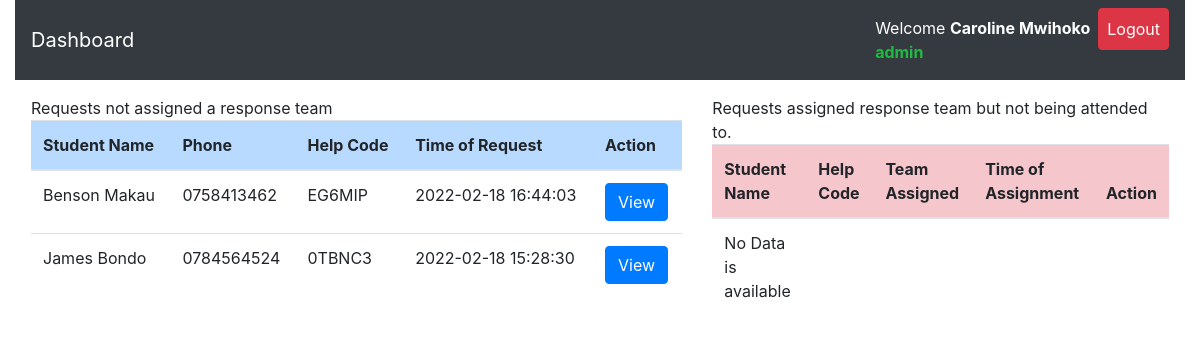
The app's page /admin/inqueue.php (signed in), older data.
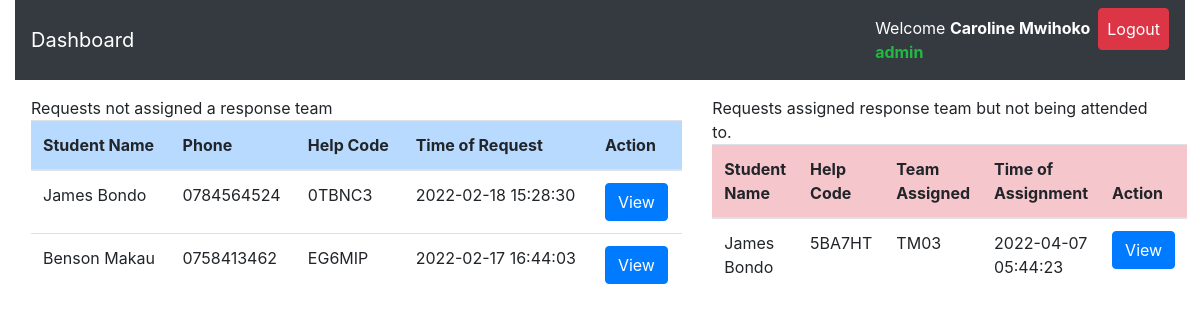
The same page, newer data.
### tables this page shows
CREATE TABLE `request_status` (
  `id` int(11) NOT NULL,
  `helpID` varchar(50) NOT NULL,
  `ip_address` varchar(100) NOT NULL,
  `request_latitude` varchar(50) NOT NULL,
  `request_longitude` varchar(50) NOT NULL,
  `status` varchar(50) DEFAULT 'Pending',
  `admNo` varchar(255) NOT NULL,
  `timestamp` datetime NOT NULL DEFAULT CURRENT_TIMESTAMP
);

CREATE TABLE `student_details` (
  `regNum` varchar(255) NOT NULL,
  `firstname` varchar(255) NOT NULL,
  `lastname` varchar(255) NOT NULL,
  `emailaddress` varchar(255) NOT NULL,
  `phonenumber` varchar(15) NOT NULL,
  `password` varchar(255) NOT NULL,
  `date` datetime NOT NULL DEFAULT CURRENT_TIMESTAMP
);

CREATE TABLE `rescue_team_tasks` (
  `id` int(10) NOT NULL,
  `task_help_code` varchar(50) NOT NULL,
  `rescue_team_id` varchar(50) NOT NULL,
  `assigning_admin_id` varchar(50) NOT NULL,
  `team_status` varchar(255) NOT NULL DEFAULT 'Unassigned',
  `assignment_time` datetime NOT NULL DEFAULT CURRENT_TIMESTAMP
);

### admin/inqueue.php (the view, shortened to what this page needs)
<?php
include 'server.php';
?>
<!DOCTYPE html>
<html lang="en">
<?php
include 'header.php';
?>
  <body>
    <div class="container-fluid" id="mynav">
  <nav class="navbar navbar-expand-lg navbar-dark bg-dark">
  <a class="navbar-brand" href="#">Dashboard</a>
  <div class="collapse navbar-collapse" id="navbarSupportedContent">
    <ul class="navbar-nav ml-auto">
      <?php
     if($_SESSION['admin_id']){ ?>
      <li class="nav-item active">
      <a class="nav-link" href="javascript:void(0)">
      <?php echo "Welcome ". "<strong style='color:white;'>".$_SESSION['admin_firstname']." ".$_SESSION['admin_lastname']."</strong>  <br>"."<strong style='color:#21B941;'> ".$_SESSION['admin_rank']."</strong>";  ?> </a>
      </li>
      <li class="nav-item active">
        <a class="nav-link btn btn-danger" href="logout.php">Logout </a>
      </li>
         <?php
  }
 ?>
    </ul>
  </div>
</nav>
</div>
  <div class="row m-3">
    <div class="col-md-7">
<div class="table-responsive-lg">
    <table class="table">
        <thead>
            <tr >
              <th scope="col" class="table-primary">Student Name</th>
              <th scope="col" class="table-primary">Phone</th>
              <th scope="col" class="table-primary">Help Code</th>
              <th scope="col" class="table-primary">Time of Request</th>
              <th scope="col" class="table-primary">Action</th>
            </tr>
          </thead>
          <tbody>
    <?php
    if($_SESSION['admin_id']){
        $data_fetch_query = "SELECT request_status.id, request_status.helpID,request_status.status,
        request_status.admNo,request_status.timestamp,student_details.regNum,student_details.regNum,
        student_details.firstname,student_details.lastname,student_details.phonenumber
        FROM request_status
        INNER JOIN student_details ON request_status.admNo = student_details.regNum  WHERE request_status.status ='Pending' order by request_status.timestamp DESC;";
        $data_result = mysqli_query($db, $data_fetch_query);
        if ($data_result->num_rows > 0){
            while($row = $data_result->fetch_assoc()) {
            $help_code=$row["helpID"];
        echo "<tr> <td>" .$row["firstname"]. " ".$row["lastname"]. "</td>";
        echo "<td>" .$row["phonenumber"]."</td>";
        echo "<td>" .$row["helpID"]."</td>";
        echo "<td>" .$row["timestamp"]."</td>";
        echo "<td>
        <form method ='POST' action='server.php'>
        <input  type='text' hidden name='help_code' value='$help_code'>
        <input type='submit' value='View' name='view-btn' class='btn btn-primary'>
        </form>
        </td> </tr>";
        }
        }else{
        echo "<td>"."No Requests Found"."</td>";
        }
        } else{
            echo "<td>"."No Data Found"."</td>";
        }
?>
          </tbody>
    </table>
  </div>
  </div>
  <div class="col-md-5">
    <div class="table-responsive-lg">
        <table class="table">
            <thead>
                <tr >
                  <th scope="col" class="table-danger">Student Name</th>
                  <th scope="col" class="table-danger">Help Code</th>
                  <th scope="col" class="table-danger">Team Assigned</th>
                  <th scope="col" class="table-danger">Time of Assignment</th>
                  <th scope="col" class="table-danger">Action</th>
                </tr>
              </thead>
              <tbody>
        <?php
        if($_SESSION['admin_id']){
          $data_fetch_query = "SELECT request_status.id, request_status.helpID,request_status.status,
          request_status.admNo,request_status.timestamp,student_details.regNum,student_details.regNum,
          student_details.firstname,student_details.lastname,student_details.phonenumber, rescue_team_tasks.*
          FROM request_status
          INNER JOIN student_details ON request_status.admNo = student_details.regNum
          INNER JOIN rescue_team_tasks ON request_status.helpID = rescue_team_tasks.task_help_code
          WHERE request_status.status ='Assigned' order by request_status.timestamp DESC;";
            $data_result = mysqli_query($db, $data_fetch_query);
            if ($data_result->num_rows > 0){
                while($row = $data_result->fetch_assoc()) {
                $help_code=$row["helpID"];
            echo "<tr> <td>" .$row["firstname"]. " ".$row["lastname"]. "</td>";
            echo "<td>" .$row["helpID"]."</td>";
            echo "<td>" .$row["rescue_team_id"]."</td>";
            echo "<td>" .$row["assignment_time"]."</td>";
            echo "<td>
            <form method ='POST' action=''>
            <input hidden type='text' name='help_code' value='$help_code'>
            <input type='submit' value='View' class='btn btn-primary'>
            </form>
            </td> </tr>";
            }
            }else{
            echo "<td>"."No Data is available"."</td>";
            }
            } else{
                echo "<td>"."No Data Found"."</td>";
            }
    ?>
              </tbody>
        </table>
      </div>
      </div>
</div>
  </body>
</html>

### admin/header.php (shortened to what this page needs)
<head>
    <link rel="stylesheet" href="https://cdnjs.cloudflare.com/ajax/libs/font-awesome/6.0.0/css/all.min.css" />
    <link rel="stylesheet" href="https://maxcdn.bootstrapcdn.com/bootstrap/4.0.0/css/bootstrap.min.css">
    <link rel="stylesheet" href="./static/css/style.css" />
  </head>

Row changes from the older to the newer data that the page shows:
changed request_status "0TBNC3": moves up the list
changed request_status "EG6MIP": timestamp "2022-02-18 16:44:03" → "2022-02-17 16:44:03"
added request_status: admNo.firstname "James", admNo.lastname "Bondo", helpID "5BA7HT", rescue_team_tasks.rescue_team_id "TM03", rescue_team_tasks.assignment_time "2022-04-07 05:44:23"
Text that changed along with them:
text no longer shown: "No Data is available"
